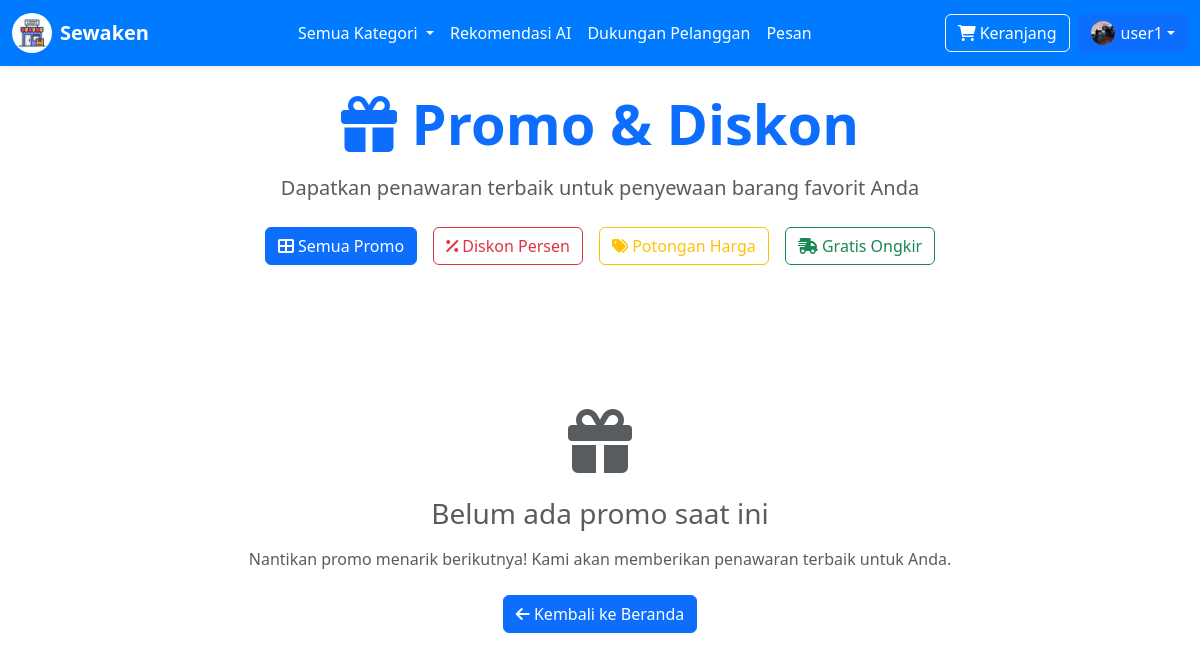
/promo.php (signed in), run on an earlier commit of the app's database.
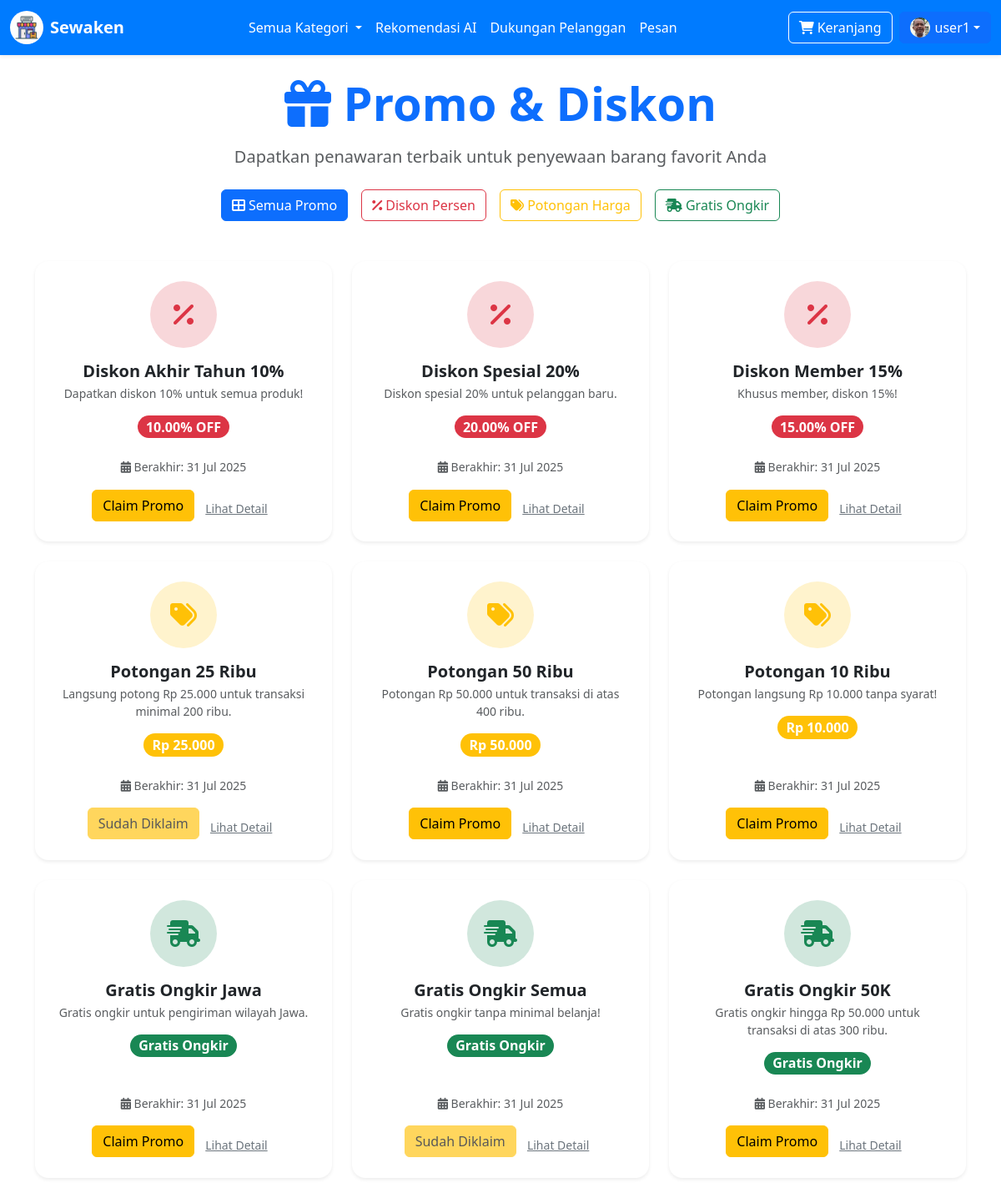
And on a later commit of the database.
### tables this page shows
CREATE TABLE `users` (
  `id` int(11) NOT NULL,
  `username` varchar(50) NOT NULL,
  `nama_lengkap` varchar(100) DEFAULT NULL,
  `email` varchar(100) DEFAULT NULL,
  `no_hp` varchar(20) DEFAULT NULL,
  `alamat` varchar(255) DEFAULT NULL,
  `foto_profil` varchar(255) DEFAULT NULL,
  `ktp_image` varchar(255) DEFAULT NULL,
  `saldo` decimal(15,2) NOT NULL DEFAULT '0.00',
  `phone_number` varchar(20) DEFAULT NULL,
  `address` text,
  `profile_picture` varchar(255) DEFAULT NULL,
  `created_at` datetime DEFAULT CURRENT_TIMESTAMP,
  `password` varchar(255) NOT NULL,
  `role` enum('user','admin') NOT NULL
);

CREATE TABLE `promos` (
  `id` int(11) NOT NULL,
  `nama` varchar(100) NOT NULL,
  `deskripsi` text,
  `tipe` enum('percentage','fixed','free_shipping') NOT NULL,
  `nilai` decimal(10,2) NOT NULL,
  `kode_promo` varchar(50) NOT NULL,
  `min_transaksi` decimal(15,2) DEFAULT '0.00',
  `max_diskon` decimal(15,2) DEFAULT NULL,
  `kategori_id` int(11) DEFAULT NULL,
  `produk_id` int(11) DEFAULT NULL,
  `tanggal_mulai` date NOT NULL,
  `tanggal_berakhir` date NOT NULL,
  `limit_penggunaan` int(11) DEFAULT NULL,
  `penggunaan_sekarang` int(11) DEFAULT '0',
  `gambar` varchar(255) DEFAULT NULL,
  `status` enum('aktif','nonaktif') DEFAULT 'aktif',
  `created_at` datetime DEFAULT CURRENT_TIMESTAMP,
  `updated_at` datetime DEFAULT CURRENT_TIMESTAMP ON UPDATE CURRENT_TIMESTAMP
);

### models/PromoModel.php (called while the page is built, shortened)
<?php
class PromoModel {
    private $conn;
    public function __construct($conn) {
        $this->conn = $conn;
    }
    public function getActivePromos() {
        $query = "SELECT p.*, k.nama AS nama_kategori, pr.nama AS nama_produk
                  FROM promos p
                  LEFT JOIN kategori k ON p.kategori_id = k.id
                  LEFT JOIN produk pr ON p.produk_id = pr.id
                  WHERE p.status = 'aktif'
                  AND p.tanggal_mulai <= CURDATE()
                  AND p.tanggal_berakhir >= CURDATE()
                  AND (p.limit_penggunaan IS NULL OR p.penggunaan_sekarang < p.limit_penggunaan)
                  ORDER BY p.created_at DESC";
        $result = mysqli_query($this->conn, $query);
        $promos = [];
        while ($row = mysqli_fetch_assoc($result)) {
            $promos[] = $row;
        }
        return $promos;
    }
}
?>

### promo.php (the view, shortened to what the changed rows need)
<?php
include 'koneksi.php';
require_once 'models/PromoModel.php';
$PromoModel = new PromoModel($conn);
$promos = $PromoModel->getActivePromos();
include 'includes/_header.php';
?>
<div class="container mt-4">
    <div class="row mb-5">
        <div class="col-12 text-center">
            <h1 class="display-4 fw-bold text-primary mb-3">
                <i class="fas fa-gift"></i> Promo & Diskon
            </h1>
        </div>
    </div>
    <?php if (empty($promos)): ?>
        <div class="row">
            <div class="col-12 text-center py-5">
                <div class="empty-state">
                    <i class="fas fa-gift fa-4x text-muted mb-4"></i>
                    <h3 class="text-muted mb-3">Belum ada promo saat ini</h3>
                    <p class="text-muted mb-4">Nantikan promo menarik berikutnya! Kami akan memberikan penawaran terbaik untuk Anda.</p>
                    <a href="index.php" class="btn btn-primary">
                        <i class="fas fa-arrow-left"></i> Kembali ke Beranda
                    </a>
                </div>
            </div>
        </div>
    <?php else: ?>
        <div class="row" id="promoGrid">
            <?php foreach ($promos as $promo): ?>
                <?php
                    $theme = [];
                    switch ($promo['tipe']) {
                        case 'percentage':
                            $theme['color'] = 'danger';
                            $theme['icon'] = 'fas fa-percentage';
                            $theme['text'] = $promo['nilai'] . '% OFF';
                            break;
                        case 'fixed':
                            $theme['color'] = 'warning';
                            $theme['icon'] = 'fas fa-tags';
                            $theme['text'] = 'Rp ' . number_format($promo['nilai'], 0, ',', '.');
                            break;
                        case 'free_shipping':
                            $theme['color'] = 'success';
                            $theme['icon'] = 'fas fa-shipping-fast';
                            $theme['text'] = 'Gratis Ongkir';
                            break;
                    }
                ?>
                <div class="col-lg-4 col-md-6 mb-4 promo-item" data-type="<?= htmlspecialchars($promo['tipe']) ?>">
                    <div class="card promo-card-simple h-100 shadow-sm border-0 text-center">
                        <div class="card-body d-flex flex-column p-4">
                            <div class="promo-icon-wrapper mb-3 mx-auto">
                                <div class="promo-icon bg-<?= $theme['color'] ?>-subtle text-<?= $theme['color'] ?>">
                                    <i class="<?= $theme['icon'] ?> fa-2x"></i>
                                </div>
                            </div>
                            <h5 class="card-title fw-bold text-dark mb-1"><?= htmlspecialchars($promo['nama']) ?></h5>
                            <p class="card-text text-muted small mb-3"><?= htmlspecialchars($promo['deskripsi']) ?></p>
                            <div class="mb-4">
                                <span class="badge fs-6 rounded-pill bg-<?= $theme['color'] ?>"><?= $theme['text'] ?></span>
                            </div>
                            <div class="mt-auto w-100">
                                <div class="text-muted small mb-3">
                                    <i class="fas fa-calendar-alt"></i>
                                    Berakhir: <?= date('d M Y', strtotime($promo['tanggal_berakhir'])) ?>
                                </div>
                                <?php if (isset($_SESSION['user_id'])): ?>
                                    <?php
                                    $user_id = $_SESSION['user_id'];
                                    $cek_claim = mysqli_query($conn, "SELECT id FROM claimed_promos WHERE user_id=$user_id AND promo_id=".$promo['id']);
                                    $sudah_claim = mysqli_num_rows($cek_claim) > 0;
                                    ?>
                                    <form method="post" style="display:inline;">
                                        <button type="submit" class="btn btn-warning" <?= $sudah_claim ? 'disabled' : '' ?>>
                                            <?= $sudah_claim ? 'Sudah Diklaim' : 'Claim Promo' ?>
                                        </button>
                                    </form>
                                <?php endif; ?>
                                <button class="btn btn-link btn-sm text-secondary mt-2"
                                        onclick="showPromoDetail(<?= htmlspecialchars(json_encode($promo)) ?>)">
                                    Lihat Detail
                                </button>
                            </div>
                        </div>
                    </div>
                </div>
            <?php endforeach; ?>
        </div>
    <?php endif; ?>
</div>

### includes/_header.php (shortened to what the changed rows need)
<!DOCTYPE html>
<html lang="id">
<head>
    <link href="https://cdn.jsdelivr.net/npm/bootstrap@5.3.3/dist/css/bootstrap.min.css" rel="stylesheet">
    <link rel="stylesheet" href="https://cdnjs.cloudflare.com/ajax/libs/font-awesome/6.0.0-beta3/css/all.min.css">
    <link rel="stylesheet" href="style.css">
</head>
<body>
    <nav class="navbar navbar-expand-lg navbar-dark bg-primary shadow-sm">
        <div class="container-fluid">
            <div class="collapse navbar-collapse" id="navbarNavDropdown">
                <div class="d-flex align-items-center">
                    <?php if (isset($_SESSION['user_id'])): ?>
                        <?php
                        $foto_profil_user = '';
                        $user_id_header = $_SESSION['user_id'];
                        $conn_header = mysqli_connect('localhost', 'root', '', 'db_sewaken');
                        if ($conn_header) {
                            $q_header = mysqli_query($conn_header, "SELECT foto_profil FROM users WHERE id='$user_id_header'");
                            if ($row_header = mysqli_fetch_assoc($q_header)) {
                                $foto_profil_user = $row_header['foto_profil'];
                            }
                        }
                        ?>
                        <div class="dropdown">
                            <a class="btn btn-primary dropdown-toggle d-flex align-items-center" href="#" role="button" id="dropdownMenuLink" data-bs-toggle="dropdown" aria-expanded="false">
                                <?php if ($foto_profil_user): ?>
                                    <img src="<?= htmlspecialchars($foto_profil_user) ?>" alt="Avatar" style="width:24px;height:24px;border-radius:50%;object-fit:cover;margin-right:6px;">
                                <?php else: ?>
                                    <i class="fas fa-user-circle me-1"></i>
                                <?php endif; ?>
                                <span class="text-white"><?= htmlspecialchars($_SESSION['username']) ?></span>
                            </a>
                        </div>
                    <?php else: ?>
                        <a href="login.php" class="btn btn-success me-2">Login</a>
                        <a href="register.php" class="btn btn-info">Register</a>
                    <?php endif; ?>
                </div>
            </div>
        </div>
    </nav>
</body>
</html>

What changed in the data, as far as the page shows it:
changed users: foto_profil: a different picture
added promos: nama "Diskon Akhir Tahun 10%", deskripsi "Dapatkan diskon 10% untuk semua produk!", text "10.00% OFF", tanggal_berakhir "31 Jul 2025", shows "Claim Promo"
added promos: nama "Diskon Spesial 20%", deskripsi "Diskon spesial 20% untuk pelanggan baru.", text "20.00% OFF", tanggal_berakhir "31 Jul 2025", shows "Claim Promo"
added promos: nama "Diskon Member 15%", deskripsi "Khusus member, diskon 15%!", text "15.00% OFF", tanggal_berakhir "31 Jul 2025", shows "Claim Promo"
added promos: nama "Potongan 25 Ribu", deskripsi "Langsung potong Rp 25.000 untuk transaksi minimal 200 ribu.", text "Rp 25.000", tanggal_berakhir "31 Jul 2025", shows "Sudah Diklaim"
added promos: nama "Potongan 50 Ribu", deskripsi "Potongan Rp 50.000 untuk transaksi di atas 400 ribu.", text "Rp 50.000", tanggal_berakhir "31 Jul 2025", shows "Claim Promo"
added promos: nama "Potongan 10 Ribu", deskripsi "Potongan langsung Rp 10.000 tanpa syarat!", text "Rp 10.000", tanggal_berakhir "31 Jul 2025", shows "Claim Promo"
added promos: nama "Gratis Ongkir Jawa", deskripsi "Gratis ongkir untuk pengiriman wilayah Jawa.", text "Gratis Ongkir", tanggal_berakhir "31 Jul 2025", shows "Claim Promo"
added promos: nama "Gratis Ongkir Semua", deskripsi "Gratis ongkir tanpa minimal belanja!", text "Gratis Ongkir", tanggal_berakhir "31 Jul 2025", shows "Sudah Diklaim"
added promos: nama "Gratis Ongkir 50K", deskripsi "Gratis ongkir hingga Rp 50.000 untuk transaksi di atas 300 ribu.", text "Gratis Ongkir", tanggal_berakhir "31 Jul 2025", shows "Claim Promo"
Also different on the page:
text no longer shown: "Belum ada promo saat ini Nantikan promo menarik berikutnya! Kami akan memberikan penawaran terbaik untuk Anda. Kembali ke Beranda"
